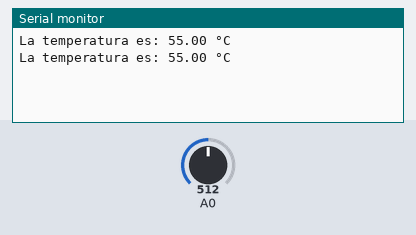
Bench run of a sketch on a simulated Arduino Uno, built with avr-gcc and run on an emulated ATmega328P. Parts: the last lines printed to the serial monitor. Inputs (shaded band) come from the test bench; at power-on: A0 = 512.

Above: at 10.8 s.
10.9 s: A0 set to 716
At 20.4 s:
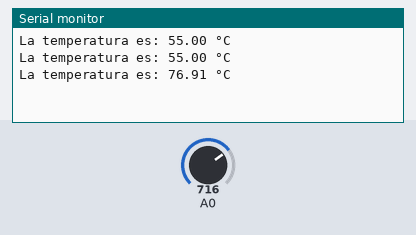
20.9 s: A0 set to 900
At 30.5 s:
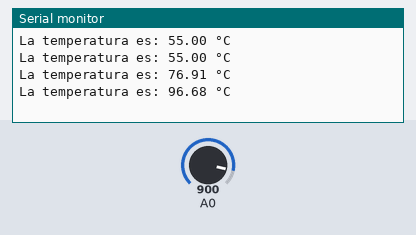
Timing chart, 0 to 32.0 s (numbered marks = the images above; inputs shaded):
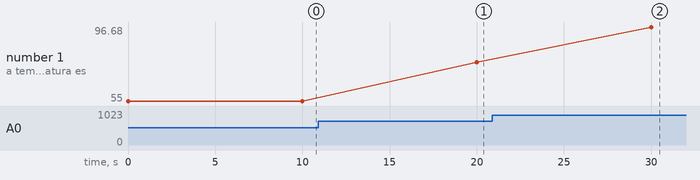

Measured:
- after the input at 10.9 s, the serial monitor: prints a new line after 9.1 s (image 1)
- after the input at 20.9 s, the serial monitor: prints a new line after 9.1 s (image 2)
- plotted number 1: 55 → 76.91 after the input at 10.9 s, 76.91 → 96.68 after the input at 20.9 s

The sketch:

LM35_Test.ino
```cpp
// Declaracion de variables globales
float Temp; // Variable para almacenar el valor obtenido del sensor (0 a 1023)

void setup() {
  // Cambiamos referencia de las entradas analógicas
  analogReference(INTERNAL);

  // Configuramos el puerto serial a 9600 bps
  Serial.begin(9600);
}

void loop() {

  // Leemos la temperatura
  Temp = analogRead(0);

  // Calculamos la temperatura
  Temp = (1.1 * Temp * 100.0)/1024.0;

  // Se envia el dato al puerto serial
  Serial.print("La temperatura es: ");
  Serial.print(Temp);
  Serial.println(" °C");
  // Esperamos un tiempo para repetir el loop
  delay(10000);
}
```
